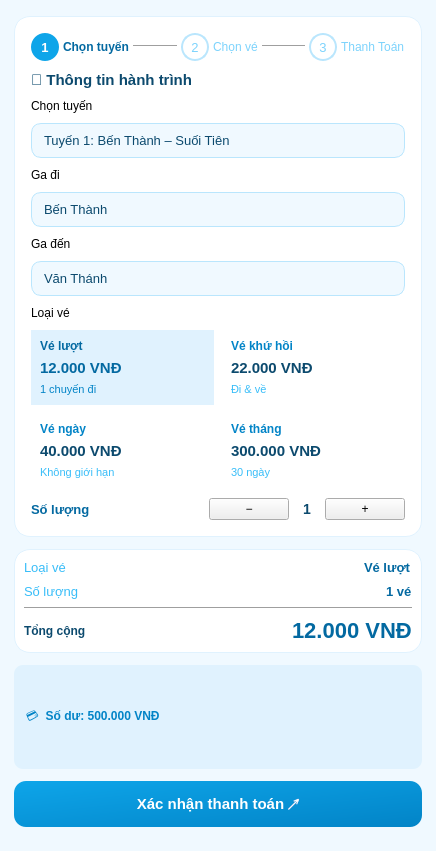
<?xml version="1.0" encoding="UTF-8"?>
<ui version="4.0">
 <class>MetroBookingForm</class>
 <widget class="QWidget" name="MetroBookingForm">
  <property name="geometry">
   <rect>
    <x>0</x>
    <y>0</y>
    <width>436</width>
    <height>851</height>
   </rect>
  </property>
  <property name="windowTitle">
   <string>Đặt Vé Metro</string>
  </property>
  <property name="styleSheet">
   <string notr="true">
    /* Định hình giao diện tổng thể theo thiết kế Sky Blue */
    QWidget#MetroBookingForm {
        background-color: #F0F9FF;
    }

    QLabel {
        font-family: 'Segoe UI', system-ui, sans-serif;
    }

    /* Giao diện Thẻ (Card) */
    QFrame#cardJourney, QFrame#cardSummary {
        background-color: #ffffff;
        border: 1px solid #E0F2FE;
        border-radius: 16px;
    }

    /* Tiêu đề Thẻ */
    QLabel#lblJourneyTitle {
        font-size: 15px;
        font-weight: bold;
        color: #0C4A6E;
    }

    /* Nhãn các trường nhập liệu */
    QLabel.form-label {
        font-size: 12px;
        color: #0284C7;
        font-weight: 600;
    }

    /* Hộp chọn Combo Box */
    QComboBox {
        padding: 8px 12px;
        border: 1px solid #BAE6FD;
        border-radius: 10px;
        font-size: 13px;
        color: #0C4A6E;
        background-color: #F0F9FF;
    }
    QComboBox::drop-down {
        border: none;
        subcontrol-origin: padding;
        subcontrol-position: top right;
        width: 25px;
    }

    /* Thẻ Loại Vé (Ticket Grid Item) */
    QFrame.ticket-card {
        border: 1.5px solid #E0F2FE;
        border-radius: 12px;
        background-color: #ffffff;
    }
    QFrame.ticket-card:hover {
        border-color: #7DD3FC;
        background-color: #F0F9FF;
    }
    /* Vé đang chọn mặc định */
    QFrame#frameTicket1 {
        border-color: #0EA5E9;
        background-color: #E0F2FE;
    }

    /* Nút Tăng/Giảm số lượng */
    QPushButton.qty-btn {
        width: 30px;
        height: 30px;
        border-radius: 8px;
        border: 1px solid #BAE6FD;
        background-color: #F0F9FF;
        color: #0284C7;
        font-size: 16px;
        font-weight: bold;
    }
    QPushButton.qty-btn:hover {
        background-color: #BAE6FD;
        border-color: #0EA5E9;
    }

    /* Ví tiền và Số dư */
    QFrame#balanceBox {
        background-color: #E0F2FE;
        border-radius: 9px;
    }

    /* Nút Thanh Toán */
    QPushButton#btnPay {
        background: qlineargradient(x1:0, y1:0, x2:1, y2:1, stop:0 #0EA5E9, stop:1 #0284C7);
        border: none;
        border-radius: 12px;
        color: #ffffff;
        font-size: 15px;
        font-weight: bold;
    }
    QPushButton#btnPay:hover {
        background: qlineargradient(x1:0, y1:0, x2:1, y2:1, stop:0 #38BDF8, stop:1 #0284C7);
    }
   </string>
  </property>
  <layout class="QVBoxLayout" name="mainLayout">
   <property name="spacing">
    <number>12</number>
   </property>
   <property name="leftMargin">
    <number>14</number>
   </property>
   <property name="topMargin">
    <number>16</number>
   </property>
   <property name="rightMargin">
    <number>14</number>
   </property>
   <property name="bottomMargin">
    <number>24</number>
   </property>
   <item>
    <widget class="QFrame" name="cardJourney">
     <property name="frameShape">
      <enum>QFrame::NoFrame</enum>
     </property>
     <layout class="QVBoxLayout" name="journeyLayout">
      <property name="spacing">
       <number>10</number>
      </property>
      <property name="leftMargin">
       <number>16</number>
      </property>
      <property name="topMargin">
       <number>16</number>
      </property>
      <property name="rightMargin">
       <number>16</number>
      </property>
      <property name="bottomMargin">
       <number>16</number>
      </property>
      <item>
       <layout class="QHBoxLayout" name="stepperLayout">
        <property name="spacing">
         <number>4</number>
        </property>
        <item>
         <widget class="QLabel" name="step1Num">
          <property name="minimumSize">
           <size>
            <width>28</width>
            <height>28</height>
           </size>
          </property>
          <property name="maximumSize">
           <size>
            <width>28</width>
            <height>28</height>
           </size>
          </property>
          <property name="styleSheet">
           <string notr="true">background:#0EA5E9; color:#fff; border-radius:14px; font-weight:bold; font-size:13px;</string>
          </property>
          <property name="text">
           <string>1</string>
          </property>
          <property name="alignment">
           <set>Qt::AlignCenter</set>
          </property>
         </widget>
        </item>
        <item>
         <widget class="QLabel" name="step1Label">
          <property name="styleSheet">
           <string notr="true">color:#0369A1; font-weight:600; font-size:12px;</string>
          </property>
          <property name="text">
           <string>Chọn tuyến</string>
          </property>
         </widget>
        </item>
        <item>
         <widget class="Line" name="line1">
          <property name="styleSheet">
           <string notr="true">color: #BAE6FD;</string>
          </property>
          <property name="orientation">
           <enum>Qt::Horizontal</enum>
          </property>
         </widget>
        </item>
        <item>
         <widget class="QLabel" name="step2Num">
          <property name="minimumSize">
           <size>
            <width>28</width>
            <height>28</height>
           </size>
          </property>
          <property name="maximumSize">
           <size>
            <width>28</width>
            <height>28</height>
           </size>
          </property>
          <property name="styleSheet">
           <string notr="true">background:#fff; border:1.5px solid #BAE6FD; color:#7DD3FC; border-radius:14px; font-size:13px;</string>
          </property>
          <property name="text">
           <string>2</string>
          </property>
          <property name="alignment">
           <set>Qt::AlignCenter</set>
          </property>
         </widget>
        </item>
        <item>
         <widget class="QLabel" name="step2Label">
          <property name="styleSheet">
           <string notr="true">color:#7DD3FC; font-size:12px;</string>
          </property>
          <property name="text">
           <string>Chọn vé</string>
          </property>
         </widget>
        </item>
        <item>
         <widget class="Line" name="line2">
          <property name="styleSheet">
           <string notr="true">color: #BAE6FD;</string>
          </property>
          <property name="orientation">
           <enum>Qt::Horizontal</enum>
          </property>
         </widget>
        </item>
        <item>
         <widget class="QLabel" name="step3Num">
          <property name="minimumSize">
           <size>
            <width>28</width>
            <height>28</height>
           </size>
          </property>
          <property name="maximumSize">
           <size>
            <width>28</width>
            <height>28</height>
           </size>
          </property>
          <property name="styleSheet">
           <string notr="true">background:#fff; border:1.5px solid #BAE6FD; color:#7DD3FC; border-radius:14px; font-size:13px;</string>
          </property>
          <property name="text">
           <string>3</string>
          </property>
          <property name="alignment">
           <set>Qt::AlignCenter</set>
          </property>
         </widget>
        </item>
        <item>
         <widget class="QLabel" name="label">
          <property name="styleSheet">
           <string notr="true">color:#7DD3FC; font-size:12px;</string>
          </property>
          <property name="text">
           <string>Thanh Toán</string>
          </property>
         </widget>
        </item>
       </layout>
      </item>
      <item>
       <widget class="QLabel" name="lblJourneyTitle">
        <property name="text">
         <string>📍 Thông tin hành trình</string>
        </property>
       </widget>
      </item>
      <item>
       <widget class="QLabel" name="lblLine">
        <property name="text">
         <string>Chọn tuyến</string>
        </property>
        <property name="class" stdset="0">
         <string>form-label</string>
        </property>
       </widget>
      </item>
      <item>
       <widget class="QComboBox" name="comboLine">
        <item>
         <property name="text">
          <string>Tuyến 1: Bến Thành – Suối Tiên</string>
         </property>
        </item>
        <item>
         <property name="text">
          <string>Tuyến 2: Bến Thành – Tham Lương</string>
         </property>
        </item>
        <item>
         <property name="text">
          <string>Tuyến 3: Bến Thành – Tân Kiên</string>
         </property>
        </item>
       </widget>
      </item>
      <item>
       <widget class="QLabel" name="lblFrom">
        <property name="text">
         <string>Ga đi</string>
        </property>
        <property name="class" stdset="0">
         <string>form-label</string>
        </property>
       </widget>
      </item>
      <item>
       <widget class="QComboBox" name="comboFrom">
        <item>
         <property name="text">
          <string>Bến Thành</string>
         </property>
        </item>
        <item>
         <property name="text">
          <string>Nhà hát Thành phố</string>
         </property>
        </item>
        <item>
         <property name="text">
          <string>Ba Son</string>
         </property>
        </item>
        <item>
         <property name="text">
          <string>Văn Thánh</string>
         </property>
        </item>
        <item>
         <property name="text">
          <string>Tân Cảng</string>
         </property>
        </item>
        <item>
         <property name="text">
          <string>Thảo Điền</string>
         </property>
        </item>
       </widget>
      </item>
      <item>
       <widget class="QLabel" name="lblTo">
        <property name="text">
         <string>Ga đến</string>
        </property>
        <property name="class" stdset="0">
         <string>form-label</string>
        </property>
       </widget>
      </item>
      <item>
       <widget class="QComboBox" name="comboTo">
        <item>
         <property name="text">
          <string>Văn Thánh</string>
         </property>
        </item>
        <item>
         <property name="text">
          <string>Bến Thành</string>
         </property>
        </item>
        <item>
         <property name="text">
          <string>Nhà hát Thành phố</string>
         </property>
        </item>
        <item>
         <property name="text">
          <string>Ba Son</string>
         </property>
        </item>
        <item>
         <property name="text">
          <string>Tân Cảng</string>
         </property>
        </item>
       </widget>
      </item>
      <item>
       <widget class="QLabel" name="lblTicketType">
        <property name="text">
         <string>Loại vé</string>
        </property>
        <property name="class" stdset="0">
         <string>form-label</string>
        </property>
       </widget>
      </item>
      <item>
       <layout class="QGridLayout" name="gridTickets">
        <property name="spacing">
         <number>8</number>
        </property>
        <item row="0" column="0">
         <widget class="QFrame" name="frameTicket1">
          <property name="class" stdset="0">
           <string>ticket-card</string>
          </property>
          <layout class="QVBoxLayout">
           <item>
            <widget class="QLabel" name="t1_a">
             <property name="styleSheet">
              <string>color:#0369A1;font-weight:600;font-size:12px;</string>
             </property>
             <property name="text">
              <string>Vé lượt</string>
             </property>
            </widget>
           </item>
           <item>
            <widget class="QLabel" name="t1_b">
             <property name="styleSheet">
              <string>color:#0369A1;font-weight:bold;font-size:15px;</string>
             </property>
             <property name="text">
              <string>12.000 VNĐ</string>
             </property>
            </widget>
           </item>
           <item>
            <widget class="QLabel" name="t1_c">
             <property name="styleSheet">
              <string>color:#0284C7;font-size:11px;</string>
             </property>
             <property name="text">
              <string>1 chuyến đi</string>
             </property>
            </widget>
           </item>
          </layout>
         </widget>
        </item>
        <item row="0" column="1">
         <widget class="QFrame" name="frameTicket2">
          <property name="class" stdset="0">
           <string>ticket-card</string>
          </property>
          <layout class="QVBoxLayout">
           <item>
            <widget class="QLabel" name="t2_a">
             <property name="styleSheet">
              <string>color:#0284C7;font-weight:600;font-size:12px;</string>
             </property>
             <property name="text">
              <string>Vé khứ hồi</string>
             </property>
            </widget>
           </item>
           <item>
            <widget class="QLabel" name="t2_b">
             <property name="styleSheet">
              <string>color:#0C4A6E;font-weight:bold;font-size:15px;</string>
             </property>
             <property name="text">
              <string>22.000 VNĐ</string>
             </property>
            </widget>
           </item>
           <item>
            <widget class="QLabel" name="t2_c">
             <property name="styleSheet">
              <string>color:#38BDF8;font-size:11px;</string>
             </property>
             <property name="text">
              <string>Đi &amp; về</string>
             </property>
            </widget>
           </item>
          </layout>
         </widget>
        </item>
        <item row="1" column="0">
         <widget class="QFrame" name="frameTicket3">
          <property name="class" stdset="0">
           <string>ticket-card</string>
          </property>
          <layout class="QVBoxLayout">
           <item>
            <widget class="QLabel" name="t3_a">
             <property name="styleSheet">
              <string>color:#0284C7;font-weight:600;font-size:12px;</string>
             </property>
             <property name="text">
              <string>Vé ngày</string>
             </property>
            </widget>
           </item>
           <item>
            <widget class="QLabel" name="t3_b">
             <property name="styleSheet">
              <string>color:#0C4A6E;font-weight:bold;font-size:15px;</string>
             </property>
             <property name="text">
              <string>40.000 VNĐ</string>
             </property>
            </widget>
           </item>
           <item>
            <widget class="QLabel" name="t3_c">
             <property name="styleSheet">
              <string>color:#38BDF8;font-size:11px;</string>
             </property>
             <property name="text">
              <string>Không giới hạn</string>
             </property>
            </widget>
           </item>
          </layout>
         </widget>
        </item>
        <item row="1" column="1">
         <widget class="QFrame" name="frameTicket4">
          <property name="class" stdset="0">
           <string>ticket-card</string>
          </property>
          <layout class="QVBoxLayout">
           <item>
            <widget class="QLabel" name="t4_a">
             <property name="styleSheet">
              <string>color:#0284C7;font-weight:600;font-size:12px;</string>
             </property>
             <property name="text">
              <string>Vé tháng</string>
             </property>
            </widget>
           </item>
           <item>
            <widget class="QLabel" name="t4_b">
             <property name="styleSheet">
              <string>color:#0C4A6E;font-weight:bold;font-size:15px;</string>
             </property>
             <property name="text">
              <string>300.000 VNĐ</string>
             </property>
            </widget>
           </item>
           <item>
            <widget class="QLabel" name="t4_c">
             <property name="styleSheet">
              <string>color:#38BDF8;font-size:11px;</string>
             </property>
             <property name="text">
              <string>30 ngày</string>
             </property>
            </widget>
           </item>
          </layout>
         </widget>
        </item>
       </layout>
      </item>
      <item>
       <layout class="QHBoxLayout" name="qtyLayout">
        <item>
         <widget class="QLabel" name="lblQty">
          <property name="styleSheet">
           <string>color:#0369A1; font-weight:600; font-size:13px;</string>
          </property>
          <property name="text">
           <string>Số lượng</string>
          </property>
         </widget>
        </item>
        <item>
         <spacer name="spacerQty">
          <property name="orientation">
           <enum>Qt::Horizontal</enum>
          </property>
          <property name="sizeHint" stdset="0">
           <size>
            <width>0</width>
            <height>0</height>
           </size>
          </property>
         </spacer>
        </item>
        <item>
         <widget class="QPushButton" name="btnMinus">
          <property name="text">
           <string>−</string>
          </property>
          <property name="class" stdset="0">
           <string>qty-btn</string>
          </property>
         </widget>
        </item>
        <item>
         <widget class="QLabel" name="qtyDisplay">
          <property name="styleSheet">
           <string>font-size:14px; font-weight:bold; color:#0C4A6E; min-width:16px;</string>
          </property>
          <property name="text">
           <string>1</string>
          </property>
          <property name="alignment">
           <set>Qt::AlignCenter</set>
          </property>
         </widget>
        </item>
        <item>
         <widget class="QPushButton" name="btnPlus">
          <property name="text">
           <string>+</string>
          </property>
          <property name="class" stdset="0">
           <string>qty-btn</string>
          </property>
         </widget>
        </item>
       </layout>
      </item>
     </layout>
    </widget>
   </item>
   <item>
    <widget class="QFrame" name="cardSummary">
     <layout class="QVBoxLayout" name="summaryLayout">
      <property name="spacing">
       <number>8</number>
      </property>
      <item>
       <layout class="QHBoxLayout" name="rowSumType">
        <item>
         <widget class="QLabel" name="s1">
          <property name="styleSheet">
           <string>color:#38BDF8; font-size:13px;</string>
          </property>
          <property name="text">
           <string>Loại vé</string>
          </property>
         </widget>
        </item>
        <item>
         <spacer name="sp1">
          <property name="orientation">
           <enum>Qt::Horizontal</enum>
          </property>
          <property name="sizeHint" stdset="0">
           <size>
            <width>0</width>
            <height>0</height>
           </size>
          </property>
         </spacer>
        </item>
        <item>
         <widget class="QLabel" name="sumType">
          <property name="styleSheet">
           <string>color:#0369A1; font-weight:500; font-size:13px;</string>
          </property>
          <property name="text">
           <string>Vé lượt</string>
          </property>
         </widget>
        </item>
       </layout>
      </item>
      <item>
       <layout class="QHBoxLayout" name="rowSumQty">
        <item>
         <widget class="QLabel" name="s2">
          <property name="styleSheet">
           <string>color:#38BDF8; font-size:13px;</string>
          </property>
          <property name="text">
           <string>Số lượng</string>
          </property>
         </widget>
        </item>
        <item>
         <spacer name="sp2">
          <property name="orientation">
           <enum>Qt::Horizontal</enum>
          </property>
          <property name="sizeHint" stdset="0">
           <size>
            <width>0</width>
            <height>0</height>
           </size>
          </property>
         </spacer>
        </item>
        <item>
         <widget class="QLabel" name="sumQty">
          <property name="styleSheet">
           <string>color:#0369A1; font-weight:500; font-size:13px;</string>
          </property>
          <property name="text">
           <string>1 vé</string>
          </property>
         </widget>
        </item>
       </layout>
      </item>
      <item>
       <widget class="Line" name="lineDivider">
        <property name="styleSheet">
         <string>color: #E0F2FE;</string>
        </property>
        <property name="orientation">
         <enum>Qt::Horizontal</enum>
        </property>
       </widget>
      </item>
      <item>
       <layout class="QHBoxLayout" name="rowTotal">
        <item>
         <widget class="QLabel" name="s3">
          <property name="styleSheet">
           <string>color:#0C4A6E; font-weight:600; font-size:13.5px;</string>
          </property>
          <property name="text">
           <string>Tổng cộng</string>
          </property>
         </widget>
        </item>
        <item>
         <spacer name="sp3">
          <property name="orientation">
           <enum>Qt::Horizontal</enum>
          </property>
          <property name="sizeHint" stdset="0">
           <size>
            <width>0</width>
            <height>0</height>
           </size>
          </property>
         </spacer>
        </item>
        <item>
         <widget class="QLabel" name="sumTotal">
          <property name="styleSheet">
           <string>color:#0369A1; font-weight:800; font-size:22px;</string>
          </property>
          <property name="text">
           <string>12.000 VNĐ</string>
          </property>
         </widget>
        </item>
       </layout>
      </item>
     </layout>
    </widget>
   </item>
   <item>
    <widget class="QFrame" name="balanceBox">
     <property name="minimumSize">
      <size>
       <width>0</width>
       <height>38</height>
      </size>
     </property>
     <layout class="QHBoxLayout" name="balanceLayout">
      <property name="leftMargin">
       <number>12</number>
      </property>
      <property name="topMargin">
       <number>6</number>
      </property>
      <property name="rightMargin">
       <number>12</number>
      </property>
      <property name="bottomMargin">
       <number>6</number>
      </property>
      <item>
       <widget class="QLabel" name="lblBalance">
        <property name="styleSheet">
         <string>color:#0284C7; font-size:12.5px; font-weight:500;</string>
        </property>
        <property name="text">
         <string>💳  Số dư: 500.000 VNĐ</string>
        </property>
       </widget>
      </item>
     </layout>
    </widget>
   </item>
   <item>
    <widget class="QPushButton" name="btnPay">
     <property name="minimumSize">
      <size>
       <width>0</width>
       <height>46</height>
      </size>
     </property>
     <property name="text">
      <string>Xác nhận thanh toán ↗</string>
     </property>
    </widget>
   </item>
  </layout>
 </widget>
 <resources/>
 <connections/>
</ui>
